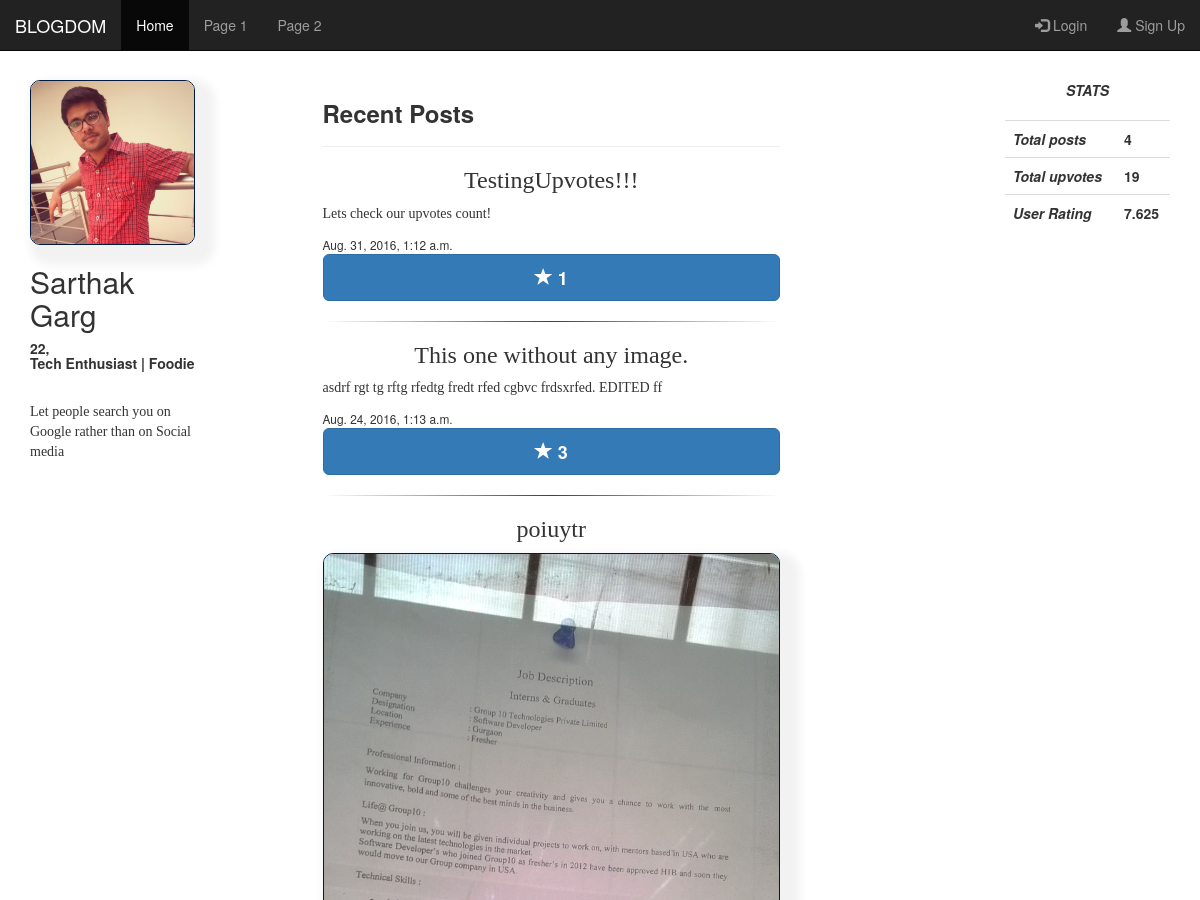
/blogs/gargsarthak30/ (upper part), run on an earlier commit of the app's database.
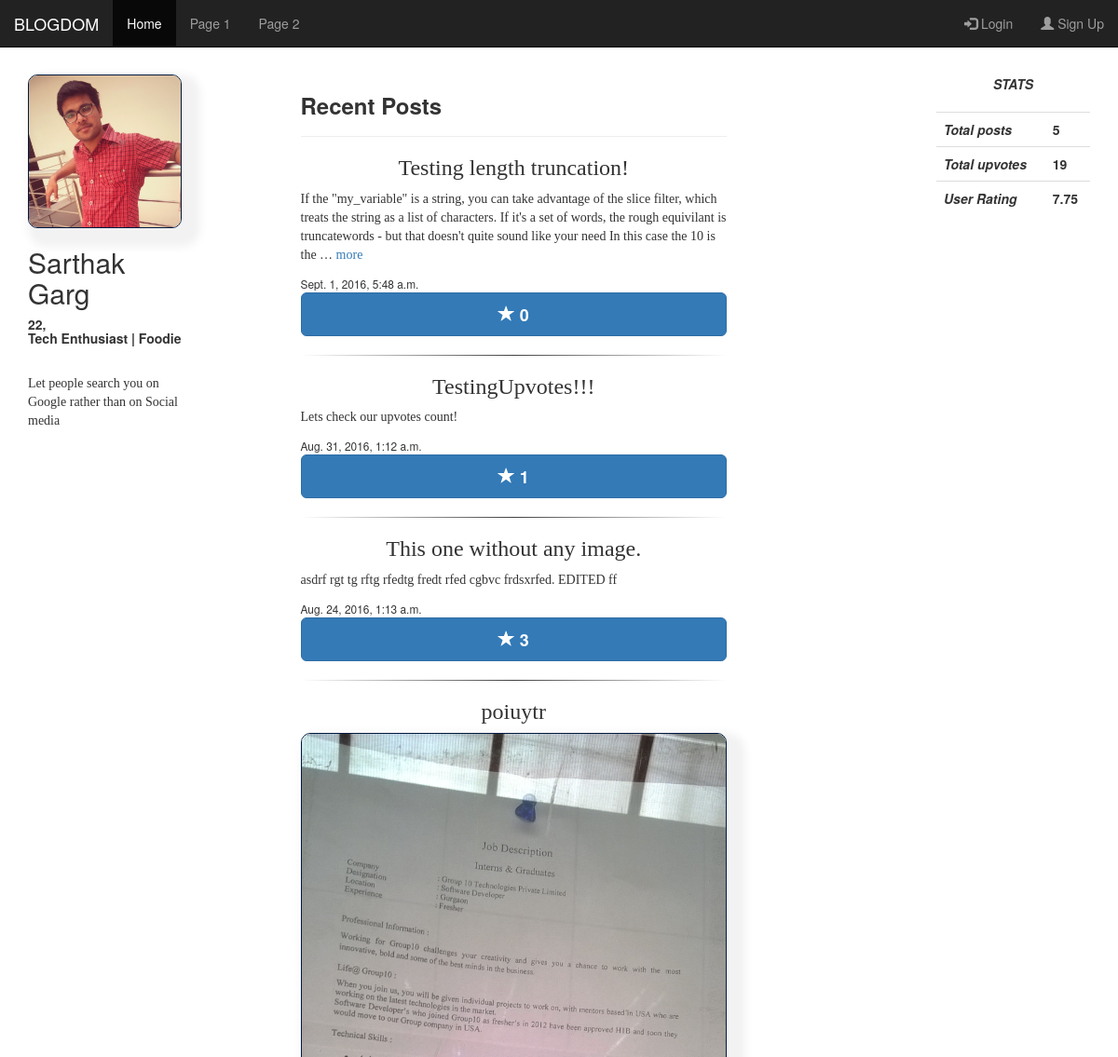
And on a later commit of the database.
### blogs/models.py (models this page shows, shortened)
class Post(models.Model):
    blogger = models.ForeignKey(UserBlogdom, on_delete=models.CASCADE)
    heading = models.CharField(max_length=150)
    blog_content = models.TextField()
    public = models.BooleanField(default=True)
    upvotes = models.IntegerField(default=0)
    time = models.DateTimeField(editable=False, default=timezone.now)
    image = models.ImageField(blank=True, null=True, upload_to=content_post_image)

class UserBlogdom(models.Model):
    user = models.OneToOneField(User)
    first_name = models.CharField(max_length=50)
    last_name = models.CharField(max_length=50)
    email = models.EmailField(null=False, blank=False)
    age = models.PositiveSmallIntegerField(blank=True, null=True, validators=[MaxValueValidator(100)])
    bio = models.CharField(max_length=150, blank=True, null=True)
    description = models.CharField(max_length=500, blank=True, null=True)
    profile_picture = models.ImageField(blank=True, null=True, upload_to=content_profile_picture)
    User.profile = property(lambda u: UserBlogdom.objects.get_or_create(user=u)[0])
    def __str__(self):
        desc = self.user.username
        return desc
    def count_upvotes(self):
        total_upvotes = self.post_set.all().aggregate(Sum('upvotes'))
        return total_upvotes
    def count_posts(self):
        total_posts = self.post_set.all().count()
        return total_posts
    def get_rating(self):
        upvotes = self.count_upvotes().get('upvotes__sum')
        posts = self.count_posts()
        if upvotes is None:
            upvotes = 0
        rating = float((((upvotes * 0.75) + (posts * 0.25))/2))
        return rating

### blogs/views.py (the view)
# urls.py: url(r'^(?P<pk>[\w-]+)/$', views.UserProfile, name='user_profile'),
def UserProfile(request, pk):
    u = UserBlogdom.objects.get(user__username=pk)
    posts = u.post_set.all().order_by('-time')
    return render(request, 'blogs/user_profile.html', {'user': u, 'posts': posts})

### blogs/templates/blogs/user_profile.html (shortened to what this page needs)
{% extends 'blogs/base.html' %}
{% block content %}
<br/>
<br/>
<div class = "container-fluid">
    <div class = "col-md-2">
        {% if user.profile_picture %}
            <img src = "{{user.profile_picture.url}}" class = "img-responsive">
        {% endif %}
        <h2> {{user.first_name}} {{user.last_name}} </h2>
        <h5>
            <b>{{user.age}},<br/>{{user.bio}}</b>
        </h5>
        <br/>
        <p style = "font-family: 'Ceviche+One', cursive;">{{user.description}}</p>
    </div>
    <div class = "col-md-1"></div>
        <div class = "col-md-5">
            <h3><b>Recent Posts</b></h3>
            <hr/>
            {% for pos in posts %}
            <center>
                <h3 style = "font-family: 'Ceviche+One', cursive;">{{pos.heading}}
                </h3>
            </center>
                {% if pos.image %}
                    <img src = "{{pos.image.url}}" class = "img-responsive">
                        <br/>
                {% endif %}
                    {% if pos.blog_content|length >= 270 %}
                <p style = "font-family: 'Oleo+Script', cursive;">
                    <span id = "more{{pos.id}}"> {{pos.blog_content|truncatewords:50}}
                    <a onclick="content({{pos.id}})">more</a></span>
                </p>
                {% else %}
                         <p style = "font-family: 'Oleo+Script', cursive;">{{pos.blog_content}}</p>
                    {% endif %}
                    <small>{{pos.time}}</small>
                    <button onclick = "upvotes_ajax({{pos.id}})" class = "btn btn-lg btn-primary btn-block"><b>
                      <span class="glyphicon glyphicon-star" aria-hidden="true"></span> <span id = "{{pos.id}}">{{pos.upvotes}}</span></b>
                    </button>
                     <hr  style = "border: 0; height: 1px; background-image: linear-gradient(to right, rgba(0, 0, 0, 0), rgba(0, 0, 0, 0.75), rgba(0, 0, 0, 0));"/>
                {% endfor %}
        </div>
        <div class="col-md-2"></div>
    <div class="col-md-2">
        <center><i><b>STATS</b></i></center>
        <br/>
        <table class="table table-hover table-inverse">
            <tr>
                <th><i>Total posts</i></th><th>{{ user.count_posts }}</th>
            </tr>
            <tr>
                <th><i>Total upvotes</i></th><th>{{ user.count_upvotes.upvotes__sum }}</th>
            </tr>
            <tr>
                <th><i>User Rating</i></th><th>{{ user.get_rating }}</th>
            </tr>
        </table>
    </div>
</div>
{% endblock %}

What changed in the data, as far as the page shows it:
computed for UserBlogdom "Sarthak": count_posts "4" → "5"; get_rating "7.625" → "7.75"
added Post: heading "Testing length truncation!", blog_content "If the \"my_variable\" is a string, you can take advantage of the slice filter, which treats the string as a list of characters. If it's a set of words, the rough equivilant is truncatewords - but that doesn't quite sound like your need In this case the 10 is the …", time "Sept. 1, 2016, 5:48 a.m.", upvotes "0"
